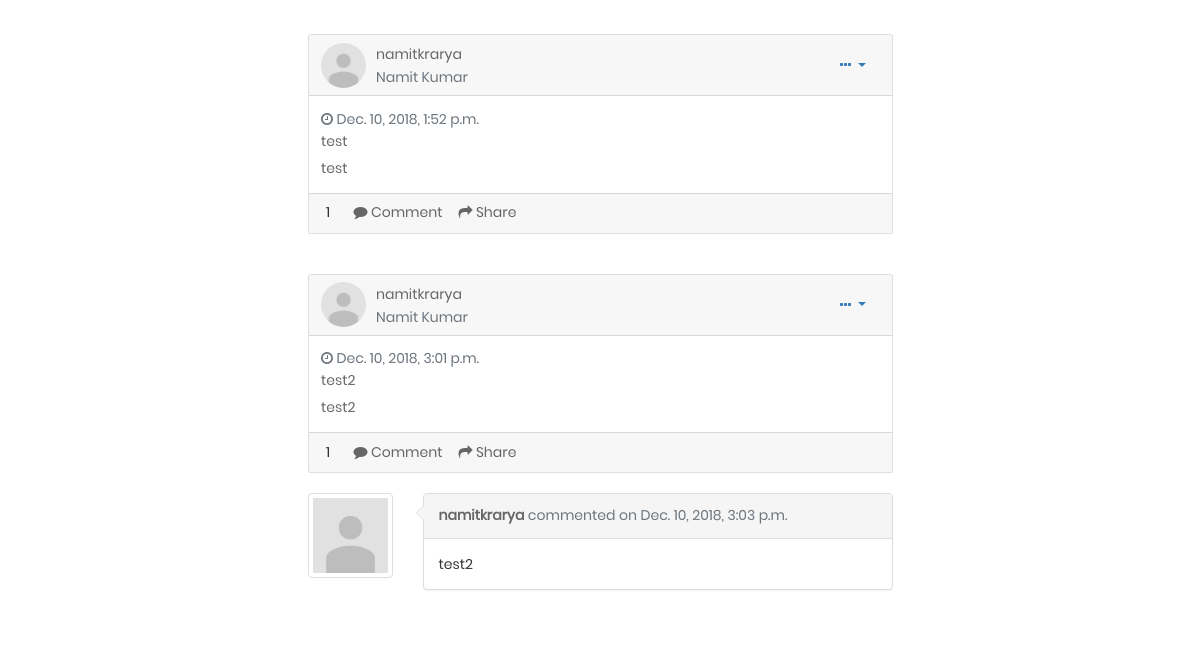
The page /profile/1 (lower part) on the database as committed earlier.
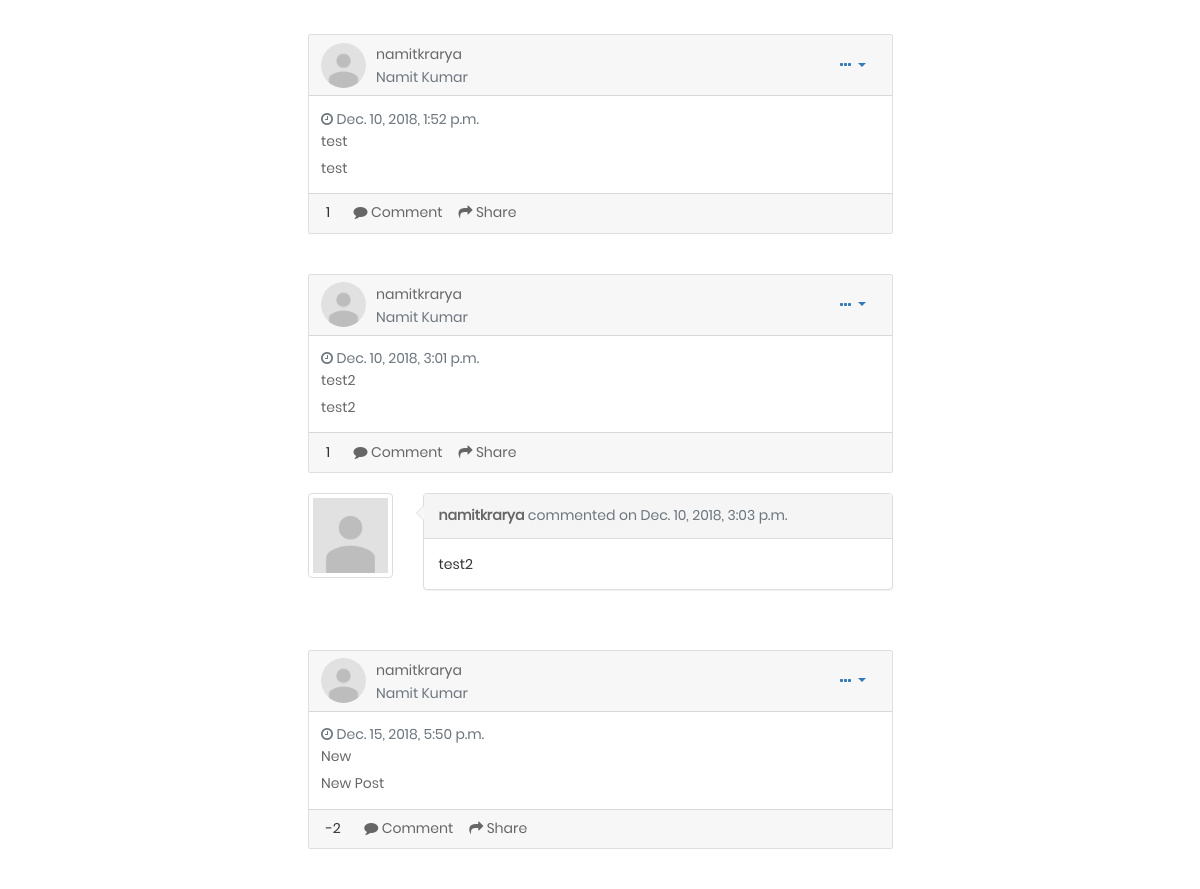
The same page on the database as committed later.
### profiles/models.py (models this page shows, shortened)
class Profile(models.Model):
    department = models.CharField(max_length=3, choices=DEPARTMENTS, blank=True, help_text='Department')
    age = models.IntegerField()
    first_name = models.CharField(max_length=255)
    last_name = models.CharField(max_length=255)
    degree = models.CharField(max_length=6, choices=DEGREES, blank=True, help_text='Degree')
    description = models.CharField(max_length=255, blank=True)
    profile_picture = models.ImageField(upload_to='images/profile_pictures',
                                        default="images/profile_pictures/default.png")
    city = models.CharField(max_length=255)
    user = models.ForeignKey(User, related_name='profile', on_delete=models.CASCADE, null=True)
    admin_of_courses = models.ManyToManyField(Course, related_name='courses')
    admin = models.BooleanField(default=False)

class Post(models.Model):
    title = models.CharField(max_length=255)
    content = models.TextField()
    created_on = models.DateTimeField(auto_now_add=True)
    author = models.ForeignKey(User, related_name='author',on_delete=models.CASCADE)
    upvote = models.ManyToManyField(User, related_name='upvotes')
    downvote = models.ManyToManyField(User, related_name='downvotes')
    vote_count = models.IntegerField(default = 0)

class Comment(models.Model):
    content = models.TextField()
    created_on = models.DateTimeField(auto_now_add=True)
    author = models.ForeignKey(User,on_delete=models.CASCADE)
    post = models.ForeignKey(Post, related_name='comments', on_delete=models.CASCADE)

### profiles/views.py (the view)
# urls.py: url(r'^profile/(?P<pk>\d+)$', views.profile_detail, name='profile-detail'),
def profile_detail(request, pk):
	profile = Profile.objects.filter(user_id=pk)
	if profile.count() == 0:
		return HttpResponseRedirect(reverse("edit-profile"))
	user = User()
	user = User.objects.get(id=pk)
	posts = Post.objects.filter(author=user)
	template_data = {'posts' : posts, 'profile': profile[0]}
	return render(request, 'profiles/profile_detail.html', template_data)

### profiles/templates/profiles/profile_detail.html (shortened to what this page needs)
{% extends "base.html" %}
{% block profile %}
{% load static %}
    <link rel="stylesheet" type="text/css" href="{% static 'css/profile.css' %}">
    <link rel="stylesheet" href="https://maxcdn.bootstrapcdn.com/bootstrap/3.3.7/css/bootstrap.min.css">
    <link href="//netdna.bootstrapcdn.com/font-awesome/4.0.3/css/font-awesome.min.css" rel="stylesheet">
    <div class="row">
        <div class="col-sm-3"></div>
        <div class="col-sm-6">
            <div class="posts">
                {% include "post.html" with posts=posts %}
            </div>
        </div>
        <div class="col-sm-3"></div>
    </div>
{% endblock %}

### profiles/templates/post.html (shortened to what the changed rows need)
{% block post %}
    {% load static %}
    <link rel="stylesheet" type="text/css" href="{% static 'css/main.css' %}">
    {% for post in posts %}
        <div class="card gedf-card">
            <div class="card-header">
                <div class="d-flex justify-content-between align-items-center">
                    <div class="d-flex justify-content-between align-items-center">
                        <div class="mr-2">
                            {% if post.author.profile.all.count == 0 %}
                                <img class="rounded-circle" width="45" src="{% static 'images/default.png' %}"/>
                            {% else %}
                                {% for profile in post.author.profile.all %}
                                    <img class="rounded-circle" width="45" src="{{profile.profile_picture.url}}">
                                {% endfor %}
                            {% endif %}
                        </div>
                        <div class="ml-2">
                            {% if post.author.profile.all.count != 0 %}
                                <div class="h5 m-0"><a href="{% url 'profile-detail' post.author.id %}">{{ post.author.username }}</a></div>
                            {% else %}
                                <div class="h5 m-0">{{ post.author.username }}</div>
                            {% endif %}
                            {% if post.author.profile.all.count != 0 %}
                                {% for profile in post.author.profile.all %}
                                    <div class="h7 text-muted">{{ profile.first_name }} {{ profile.last_name }}</div>
                                {% endfor %}
                            {% endif %}
                        </div>
                    </div>
                    <div>
                        <div class="dropdown">
                            <button class="btn btn-link dropdown-toggle" type="button" id="gedf-drop1" data-toggle="dropdown" aria-haspopup="true" aria-expanded="false">
                                <i class="fa fa-ellipsis-h"></i>
                            </button>
                        </div>
                    </div>
                </div>
            </div>
            <div class="card-body">
                <div class="text-muted h7 mb-2"> <i class="fa fa-clock-o"></i> {{ post.created_on }}</div>
                <a class="card-link" href="{% url 'post-detail' post.id %}">
                    <h5 class="card-title">{{ post.title }}</h5>
                </a>
                <p class="card-text">
                    {{ post.content }}
                </p>
            </div>
            <div class="card-footer">
                <span id="votes-{{post.id}}" style="padding-right: 20px; padding-left: 5px;">{{ post.vote_count }}</span>
                <a href="#" class="card-link"><i class="fa fa-comment"></i> Comment</a>
                <a href="#" class="card-link"><i class="fa fa-mail-forward"></i> Share</a>
            </div>
        </div>
        <br>
        <div id="comments-{{post.id}}">
        {% for comment in post.comments.all %}
            <div class="row">
                <div class="col-sm-auto">
                    <div class="thumbnail">
                        {% if comment.author.profile.all.count == 0 %}
                            <img class="img-responsive user-photo" height="75px" width="75px" src="{% static 'images/default.png' %}"/>
                        {% else %}
                            {% for profile in comment.author.profile.all %}
                                <img class="img-responsive user-photo" src="{{profile.profile_picture.url}}">
                            {% endfor %}
                        {% endif %}
                    </div>
                </div>
                <div class="col">
                    <div class="panel panel-default">
                        <div class="panel-heading">
                        {% if comment.author.profile.all.count != 0 %}
                            <a href="{% url 'profile-detail' comment.author.id %}"><strong>{{comment.author}}</strong></a> <span class="text-muted">commented on {{comment.created_on}}</span>
                        {% else %}
                            <strong>{{comment.author}}</strong> <span class="text-muted">commented on {{comment.created_on}}</span>
                        {% endif %}
                        </div>
                        <div class="panel-body">
                            {{comment.content}}
                        </div>
                    </div>
                </div>
            </div>
            <br>
        {% endfor %}
        <br>
        </div>
    {% endfor %}
{% endblock %}

Rows that differ between the two databases and show on the page:
added Post: author.username "namitkrarya", created_on "Dec. 15, 2018, 5:50 p.m.", title "New", content "New Post", vote_count "-2", Profile (profile_picture (placeholder picture), first_name "Namit", last_name "Kumar")
